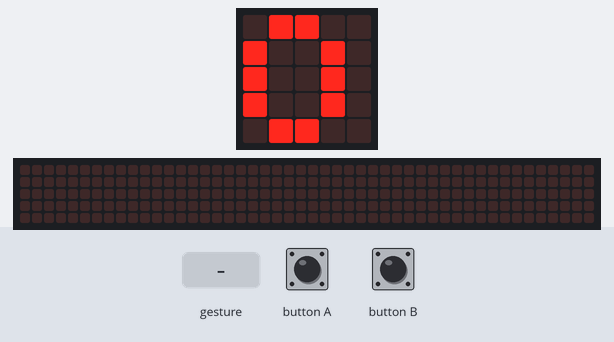
Simulated run of this program. Board: BBC micro:bit (MakeCode). Parts: the board's 5×5 LED display, a strip that is not on the board, showing the scrolling text unrolled. The test bench sets the inputs (shaded band). Random numbers come from a fixed seed; a tilt is held for 1.5 s and a shake lasts 1 s, then the board lies face up again; the 48×5 strip is a reading aid, not a part: it shows the text the display is scrolling, unrolled, one strip-width of it at a time.

Above: at 1.9 s.
2.0 s: button A pressed for 0.15 s
At 2.36 s:
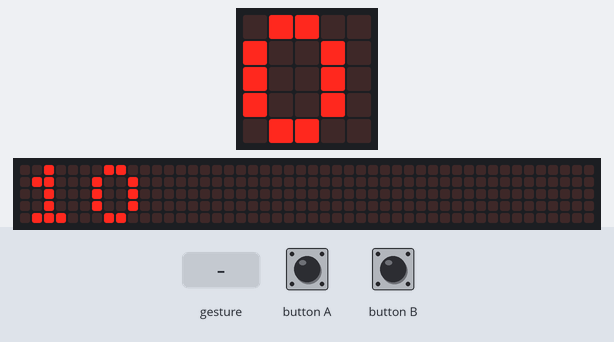
2.7 s: gesture 'shake'
At 5.5 s:
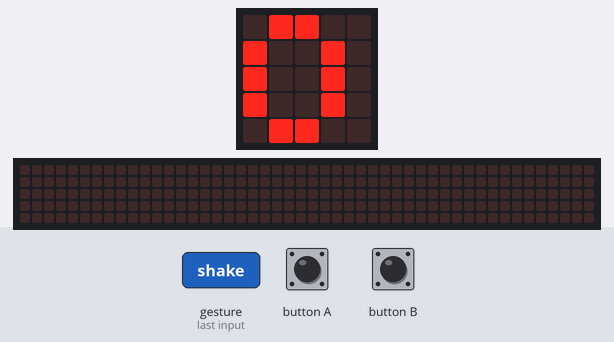
5.7 s: button B pressed for 0.15 s
At 7.7 s:
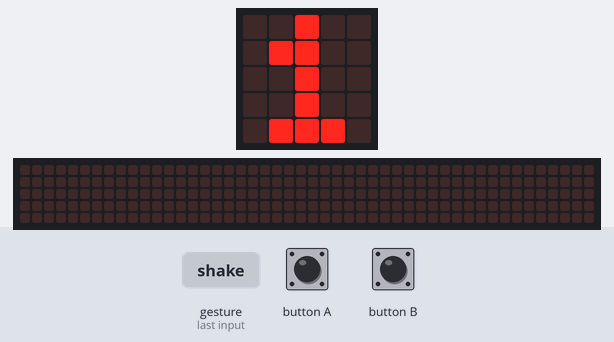
8.0 s: button A pressed for 0.15 s
8.7 s: button B pressed for 0.15 s
At 9.4 s:
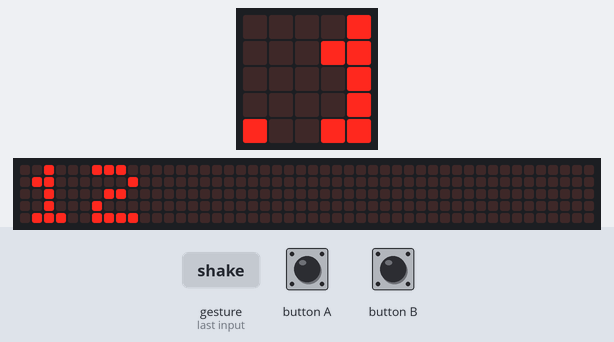
Timing chart, 0 to 10.4 s (numbered marks = the images above; inputs shaded):
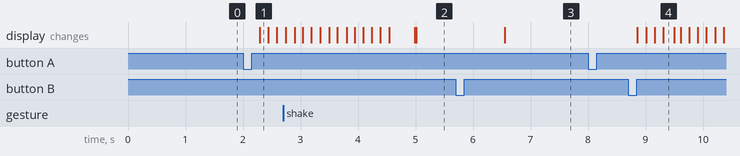

Measured:
- after the input at 2.0 s, the display: changes after 0.29 s (image 1)
- after the input at 5.7 s, the display: changes after 0.85 s (image 3)
- after the input at 8.0 s, every drawn part: stays the same

The program:

main.ts
```typescript
input.onButtonPressed(Button.A, function () {
    número_introducido += 10
})
input.onGesture(Gesture.Shake, function () {
    número_introducido = 0
    numero_a_adivinar = randint(1, 99)
})
input.onButtonPressed(Button.B, function () {
    número_introducido += 1
})
let numero_a_adivinar = 0
let número_introducido = 0
número_introducido = 0
basic.showString("" + (número_introducido))
numero_a_adivinar = randint(1, 99)
basic.forever(function () {
    basic.showString("" + (número_introducido))
})
```

test.ts
```typescript
// aquí va el archivo "tests"; esto no se compilará cuando este paquete se utilice como una extensión.
```
